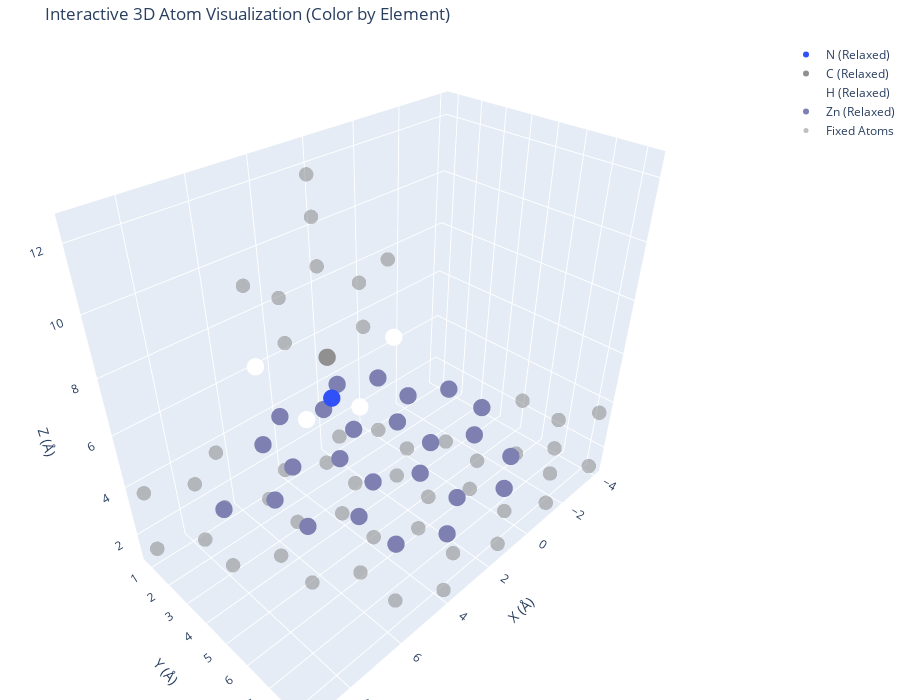

Source (notebook cell):
### Markdown cell above
## 고정된 분자 시각화 matplotlib

### Code cell
import numpy as np
import plotly.graph_objects as go
import json

# ATOMIC_POSITIONS 파일 입력
input_file = output_file

# 원소 색상 파일 불러오기
with open("element_colors.json", "r") as f:
    element_colors = json.load(f)

# 원자 데이터 저장 리스트
elements = []
coordinates = []
relax_flags = []

# 파일 읽기
with open(input_file, "r") as f:
    lines = f.readlines()

for line in lines:
    split_line = line.strip().split()
    
    # 7개 값이 있어야 정상적인 원자 데이터로 간주
    if len(split_line) == 7:
        element, x, y, z, rx, ry, rz = split_line
        coordinates.append([float(x), float(y), float(z)])
        elements.append(element)
        relax_flags.append([int(rx), int(ry), int(rz)])

# numpy 배열 변환
coordinates = np.array(coordinates)
relax_flags = np.array(relax_flags)

# Relax 여부 판단 (모든 좌표에서 1 1 1인 경우 Relax로 분류)
is_relaxed = np.all(relax_flags == [1, 1, 1], axis=1)

# 3D 시각화
fig = go.Figure()

# Relaxed 원자 (원소별 색상)
for element in set(elements):  # 중복 없이 원소 리스트 추출
    element_mask = (np.array(elements) == element) & is_relaxed  # 해당 원소 & Relax된 원자만 선택
    if np.any(element_mask):  # 존재하는 경우만 추가
        fig.add_trace(go.Scatter3d(
            x=coordinates[element_mask, 0],
            y=coordinates[element_mask, 1],
            z=coordinates[element_mask, 2],
            mode='markers',
            marker=dict(size=6, color=element_colors.get(element, "black"), opacity=1.0),
            name=f"{element} (Relaxed)"
        ))

# Fixed 원자 (회색)
fig.add_trace(go.Scatter3d(
    x=coordinates[~is_relaxed, 0], 
    y=coordinates[~is_relaxed, 1], 
    z=coordinates[~is_relaxed, 2],
    mode='markers', marker=dict(size=5, color='gray', opacity=0.5),
    name="Fixed Atoms"
))

# 3D 레이아웃 설정
fig.update_layout(
    title="Interactive 3D Atom Visualization (Color by Element)",
    scene=dict(
        xaxis_title="X (Å)",
        yaxis_title="Y (Å)",
        zaxis_title="Z (Å)",
    ),
    margin=dict(l=0, r=0, b=0, t=40),
    height=700
)

# 인터랙티브 플롯 출력
fig.show()

### Figure 1 — Plotly figure (JSON) as saved in the notebook; plotly's stock layout.template omitted (floating-point values rounded to 4 significant figures)
{"data": [{"marker": {"color": "#3050F8", "opacity": 1, "size": 6}, "mode": "markers", "name": "N (Relaxed)", "type": "scatter3d", "x": [3.778], "y": [3.353], "z": [5.764]}, {"marker": {"color": "#909090", "opacity": 1, "size": 6}, "mode": "markers", "name": "C (Relaxed)", "type": "scatter3d", "x": [3.67], "y": [3.102], "z": [7.105]}, {"marker": {"color": "#FFFFFF", "opacity": 1, "size": 6}, "mode": "markers", "name": "H (Relaxed)", "type": "scatter3d", "x": [3.029, 4.611, 5.633, 1.677], "y": [3.798, 3.103, 2.198, 3.938], "z": [5.255, 5.252, 7.282, 7.288]}, {"marker": {"color": "#7D80B0", "opacity": 1, "size": 6}, "mode": "markers", "name": "Zn (Relaxed)", "type": "scatter3d", "x": [-1.6e-05, -1.307, 2.614, 1.307, -5e-06, 5.229, 3.922, 2.614, 1.307, 6.536, 5.229, 3.922, 1.307, 5e-06, -1.307, 3.922, 2.614, 1.307, 1e-05, 5.229, 3.922, 2.614, 7.843, 6.536, 5.229], "y": [1.509, 3.774, 1.509, 3.774, 6.038, 1.509, 3.774, 6.038, 8.302, 3.774, 6.038, 8.302, 0.7547, 3.019, 5.283, 0.7547, 3.019, 5.283, 7.547, 3.019, 5.283, 7.547, 3.019, 5.283, 7.547], "z": [3.655, 3.655, 3.655, 3.655, 3.655, 3.655, 3.655, 3.655, 3.655, 3.655, 3.655, 3.655, 3.655, 3.655, 3.655, 3.655, 3.655, 3.655, 3.655, 3.655, 3.655, 3.655, 3.655, 3.655, 3.655]}, {"marker": {"color": "gray", "opacity": 0.5, "size": 5}, "mode": "markers", "name": "Fixed Atoms", "type": "scatter3d", "x": [-1.6e-05, -1.307, -2.614, -3.922, 2.614, 1.307, -5e-06, -1.307, 5.229, 3.922, 2.614, 1.307, 7.843, 6.536, 5.229, 3.922, -2.614, -3.922, -1.307, 7.843, 1.307, 5e-06, -1.307, -2.614, 3.922, 2.614, 1.307, 1e-05, 6.536, 5.229, 3.922, 2.614, 9.15, 7.843, 6.536, 5.229, -2.614, 6.536, 9.15, 3.332, 3.445, 2.394, 4.611, 2.502, 4.722, 3.24, 5.433, 1.486], "y": [1.509, 3.774, 6.038, 8.302, 1.509, 3.774, 6.038, 8.302, 1.509, 3.774, 6.038, 8.302, 1.509, 3.774, 6.038, 8.302, 6.038, 8.302, 8.302, 1.509, 0.7547, 3.019, 5.283, 7.547, 0.7547, 3.019, 5.283, 7.547, 0.7547, 3.019, 5.283, 7.547, 0.7547, 3.019, 5.283, 7.547, 7.547, 0.7547, 0.7547, 2.32, 2.581, 3.201, 2.226, 3.457, 2.481, 2.105, 1.746, 3.482], "z": [1.218, 1.218, 1.218, 1.218, 1.218, 1.218, 1.218, 1.218, 1.218, 1.218, 1.218, 1.218, 1.218, 1.218, 1.218, 1.218, 3.655, 3.655, 3.655, 3.655, 1.218, 1.218, 1.218, 1.218, 1.218, 1.218, 1.218, 1.218, 1.218, 1.218, 1.218, 1.218, 1.218, 1.218, 1.218, 1.218, 3.655, 3.655, 3.655, 11.27, 9.877, 9.173, 9.17, 7.816, 7.812, 12.42, 9.7, 9.706]}], "layout": {"height": 700, "margin": {"b": 0, "l": 0, "r": 0, "t": 40}, "scene": {"xaxis": {"title": {"text": "X (Å)"}}, "yaxis": {"title": {"text": "Y (Å)"}}, "zaxis": {"title": {"text": "Z (Å)"}}}, "title": {"text": "Interactive 3D Atom Visualization (Color by Element)"}}}
